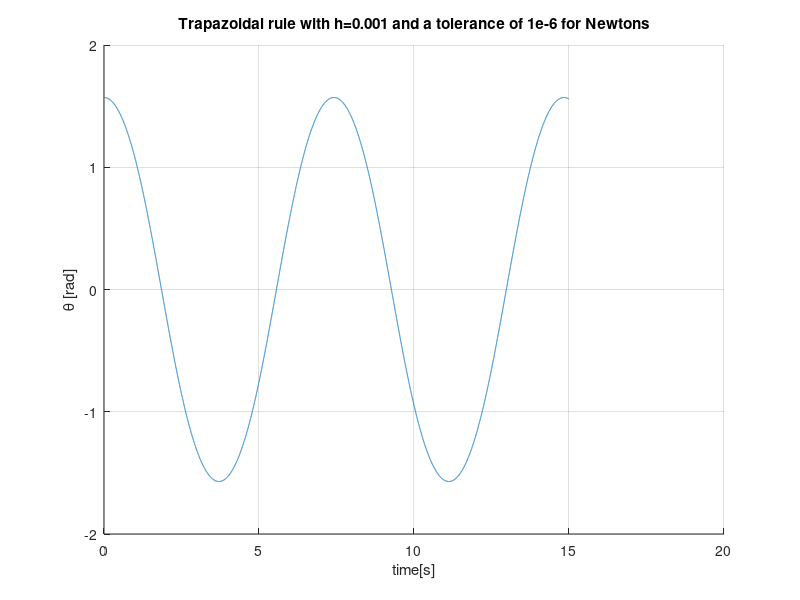

The MATLAB source for this figure: (Note: this script raises an error after producing the figure.)
% MECH 358 ENGINEERING ANALYSIS
% ----------------------------------------
% WRITTEN BY: THOMAS BEMENT
% DATE: 3/08/2021
% 
% ASSIGNMENT 003

% QUESTION 1
% ---------------------------------------- %
clc
clear all
close

fprintf('<strong>QUESTION 1:</strong>\n\n')
% Let ˙θ = u and θ = v
% Recast system
du = @(v) -sin(v);
dv = @(u) u;
f = @(v, u, x, dx) u + ((dx/2)*(-sin(v)-sin(v+((dx/2)*(u+x))))) - x;
df = @(v, u, x, dx) (((dx^2)/4)*(-cos(v+((dx/2)*(u+x))))) - 1;
% Initial conditions
steps = 10000;
u = zeros(1,steps); % Row vector
v = zeros(1,steps); % Row vector
u(1) = 0;
v(1) = pi/2;
% Time interval
dt = 0.001;
t = (0:dt:15);
N = length(t);
% Solving with trapazoidal rule
for i = 1:(N-1)
    % Initial guess is last solution
    u(i+1) = u(i);
    while norm(f(v(i),u(i),u(i+1),dt)) > 1e-6
        % Evaluate Newtons method
        u(i+1) = u(i+1)-(f(v(i),u(i),u(i+1),dt)/df(v(i),u(i),u(i+1),dt));
    end 
    % Update dependant variable with value returned by Newtons method
    v(i+1) = v(i) + ((dt/2)*(u(i)+u(i+1)));
end
% Plot results
figure; hold on;
grid on;
xlabel('time[s]');
ylabel('θ [rad]');
title('Trapazoidal rule with h=0.001 and a tolerance of 1e-6 for Newtons');
hold on;
plot(t, v)
hold off;

filename=input('Press "Enter" to continue...','s')
clc
clear all
close
% QUESTION 2
% ---------------------------------------- %
fprintf('<strong>QUESTION 2.a:</strong>\n\n')
% Define functions
Ta = 1;
a = @(x) (-1*((4*x)+6))/((2*x)+1);
b = @(x) ((8*x)+12)/(((2*x)+1)^2);
f = @(x) (8*((2*x)+1))+(3*b(x));
% Initialise step-size variables
h = 0.001;
x = (0:h:1);
% Initialise vectors
%u = zeros(N,1);    v = zeros(N,1);
% Initial conditions
v(1) = 5*Ta;
u(1) = -20;
% Let dT*/dx* = u and T* = v
%du = @(x, v, u) f(x)-(v*b(x))-(u*a(x));     dv = @(x, v, u) u;
odefun = @(x, y) [y(2); f(x)-(y(1)*b(x))-(y(2)*a(x))];
% First guess
y01 = [5;1];
% Seccond guess
y02 = [5;0.5];
% ODE45 solution
[T1, Y1] = RK4fnc(odefun, x, y01);
[T2, Y2] = RK4fnc(odefun, x, y02);
a = [Y1(:,length(Y1)),Y2(:,length(Y2))];
[T4, Y4] = linShooting(a, 0.0001, odefun, x, [5,4]);
[T3, Y3] = ode45(odefun, [0,1], Y4(:,1));
figure; hold on;
title('Shooting method with h=0.001 and maximum error of 0.0001');
plot(T1, Y1(1,:)); 
plot(T2, Y2(1,:)); 
plot(T3, Y3(:,1));
plot(T4, Y4(1,:));
legend('Guess 1', 'Guess 2', 'ODE45', 'Shooting Method')

filename=input('Press "Enter" to continue...','s')
clc
close
fprintf('<strong>QUESTION 2.b:</strong>\n\n')
% Initialize step size variables with N=21
N  = 21;
h  = 0.001;
x  = linspace(0,1,N);
h  = 1/N;
% Define initial conditions
Ta = 1;
v0 = 5*Ta;
vL = 4*Ta;
% Define matricies from functions
a  = -(4.*x + 6)./(2.*x + 1);
b  = (8.*x + 12)./((2.*x + 1).^2);
f  = 8*(2.*x +1) + 3.*b;
% Create indentiy matix A then fill it 
A = eye(N);
for n = 2:N-1
    A(n,n-1)  = (1/h^2 - a(n)/(2*h));
    A(n,n)    = (b(n) - 2/h^2);
    A(n,n+1)  = (1/h^2 + a(n)/(2*h));
end
f(1) = v0;
f(end) = vL;
Sol = Thomas(A,f');
figure; hold on;
title('Finite Difference method with h=0.001 and N=21');
plot(x, Sol)
plot(T4, Y4(1,:));
legend('Finite Difference', 'Shooting Method')
